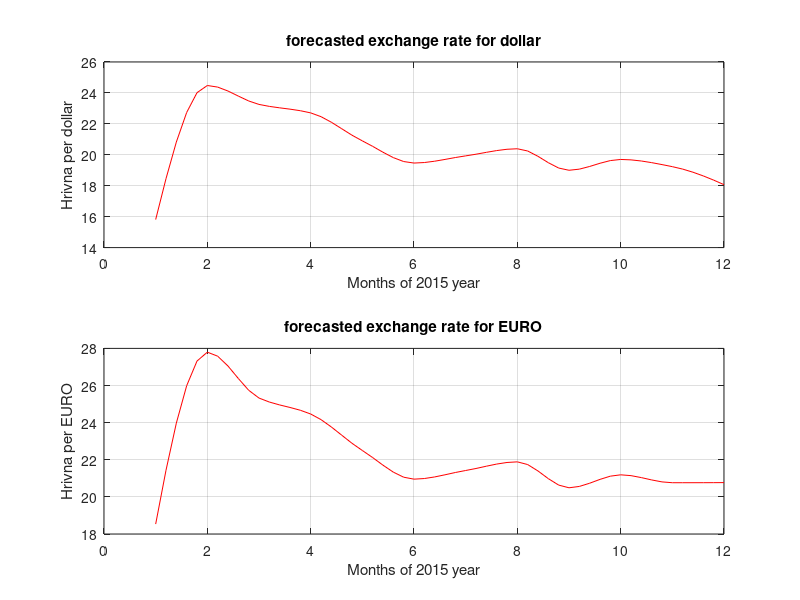

Reproduce this figure in MATLAB.
function r=Interpolation_forecast()
X=1:1:12;
%forecast for dollar
Y=[15.8127;24.4799;23.2562;22.7095;20.9;19.4656;19.93;20.39;18.999;19.6985;19.2328;18.0686];
%forecast for euro
Y1=[18.5345;27.7968;25.3243;24.4653;22.5;20.955;21.4215;21.8872;20.4901;21.1887;20.7630;20.7695];
r=0;
%plot(X,Y);
XX=1:0.2:12;
YY=interp1(X,Y,XX,'cubic');
subplot(2,1,1);
plot(XX,YY,'r');
title('forecasted exchange rate for dollar');
xlabel('Months of 2015 year');
ylabel('Hrivna per dollar');
grid on;
YY1=interp1(X,Y1,XX,'cubic');
XX1=1:0.2:12;
subplot(2,1,2);
plot(XX1,YY1,'r');
title('forecasted exchange rate for EURO');
xlabel('Months of 2015 year');
ylabel('Hrivna per EURO');
grid on;